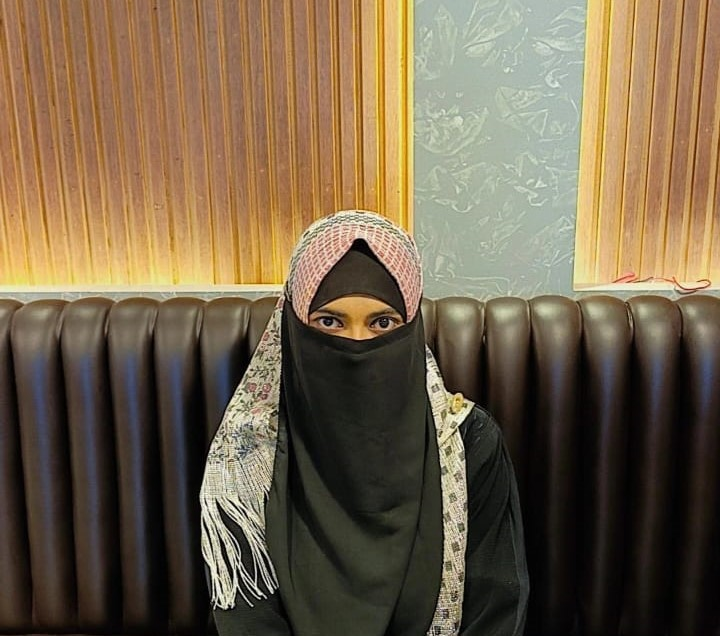
#> input picture ela.jpg, 720 x 636 px, found by its file name
$ python '2(b).py'
#> lines starting #> are read from the running program, lines starting #| are printed output that depends on the picture

import cv2
import numpy as np
import matplotlib.pyplot as plt

# Function to apply Ideal Low Pass Filter
def apply_ideal_low_pass_filter(image_fft, cutoff_frequency):
    height, width = image_fft.shape
    filter_mask = np.zeros((height, width), dtype=np.float32)

    for u in range(height):
        for v in range(width):
            D = np.sqrt((u - height / 2) ** 2 + (v - width / 2) ** 2)
            if D <= cutoff_frequency:
                filter_mask[u, v] = 1

    # Apply filter in frequency domain
    filtered_fft = image_fft * filter_mask
    filtered_image = np.fft.ifft2(np.fft.ifftshift(filtered_fft))
    return np.abs(filtered_image)

# Load a 512x512 grayscale image (FIXED PATH)
image = cv2.imread(r'C:\Users\hp\Desktop\Image Processing Lab\ela.jpg', 0)
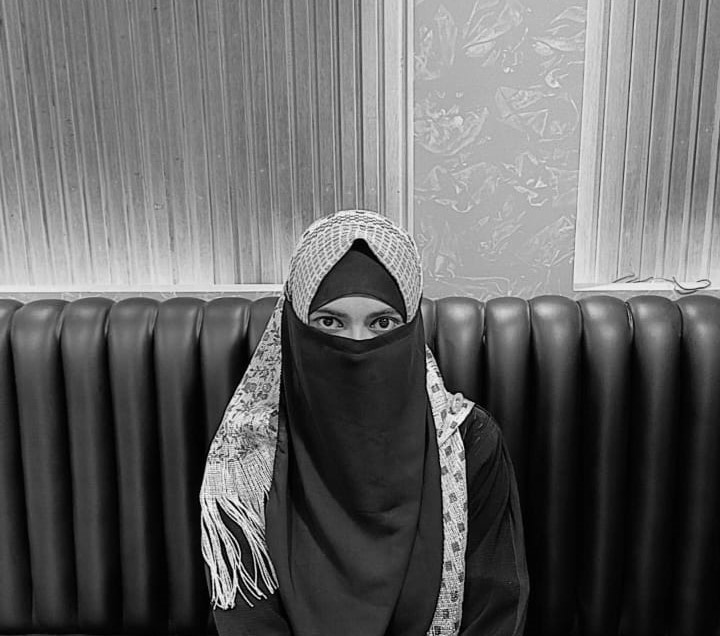
#> image: shape (636, 720); min 0, max 255, mean 100.8

# Resize to 512x512
image = cv2.resize(image, (512, 512))
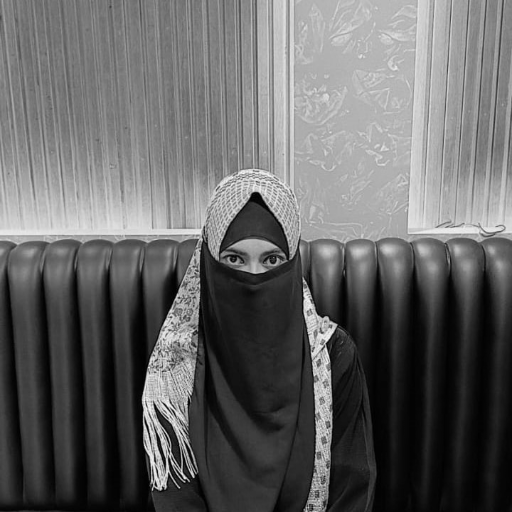
#> image: shape (512, 512); min 0, max 251, mean 100.7

# Add Gaussian noise
noise = np.random.normal(0, 20, image.shape)  # mean=0, Standard deviation=20 This simulates sensor noise or distortion.
noisy_image = np.clip(image + noise, 0, 255).astype(np.uint8)#adds that noise to each pixel

# Show noisy image...unwanted random variations in brightness or color, which distort the original visual information
plt.figure(figsize=(6, 5))
plt.imshow(noisy_image, cmap='gray')
plt.title("Noisy Image")
plt.axis('off')
plt.show()

# FFT of noisy image
image_fft = np.fft.fftshift(np.fft.fft2(noisy_image))

# Apply Ideal Low Pass Filters with different cutoff radii
plt.figure(figsize=(15, 10))
for i, radius in enumerate([10, 20, 30, 50, 70, 100]):
    filtered_image = apply_ideal_low_pass_filter(image_fft, radius)
    plt.subplot(2, 3, i + 1)
    plt.imshow(filtered_image, cmap='gray')
    plt.title(f"Radius = {radius}")
    plt.axis('off')
#> this loop made 6 passes
#> pass 1, `filtered_image = apply_ideal_low_pass_filter(image_fft, radius)`:
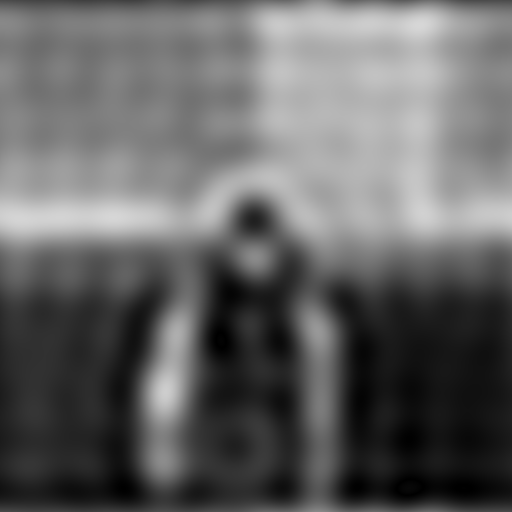
#> filtered_image: shape (512, 512) float64; min 0.000245, max 215, mean 101
#> pass 2, `filtered_image = apply_ideal_low_pass_filter(image_fft, radius)`:
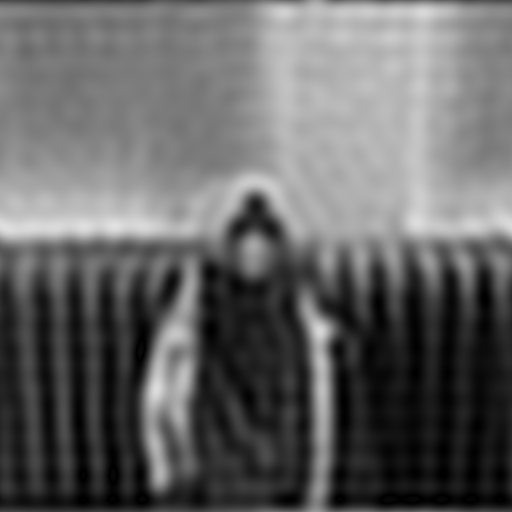
#> filtered_image: shape (512, 512) float64; min 0.00367, max 225.5, mean 101
#> pass 3, `filtered_image = apply_ideal_low_pass_filter(image_fft, radius)`:
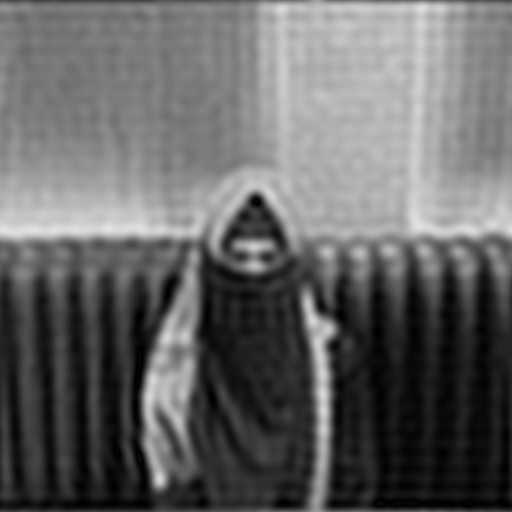
#> filtered_image: shape (512, 512) float64; min 0.00125, max 226.8, mean 101

plt.suptitle("Ringing Effect of Ideal Low Pass Filter", fontsize=16)
plt.tight_layout()
plt.show()
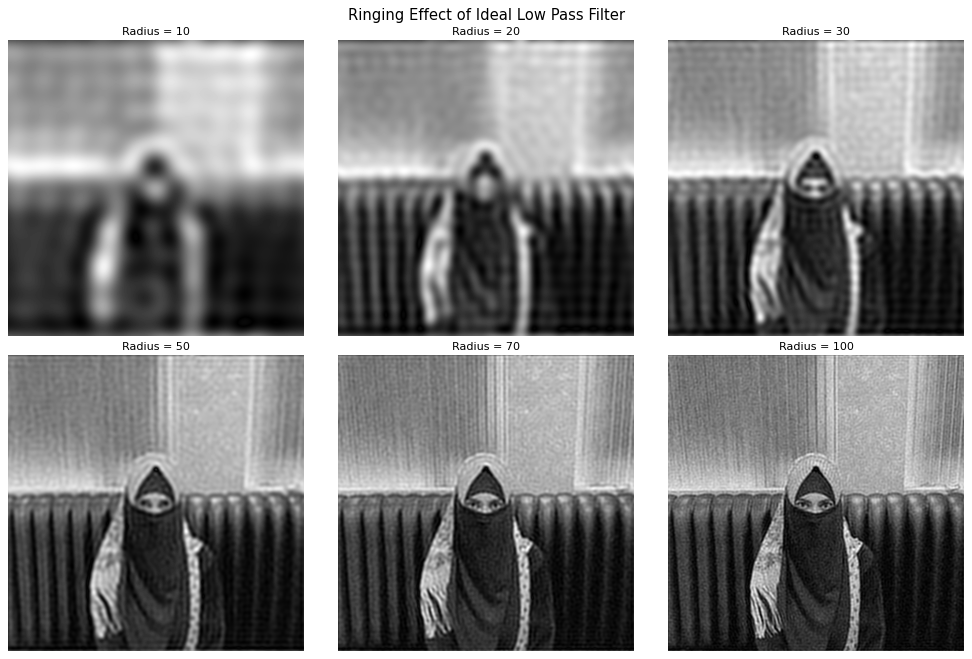
#> figure drawn by matplotlib, 6 panels
